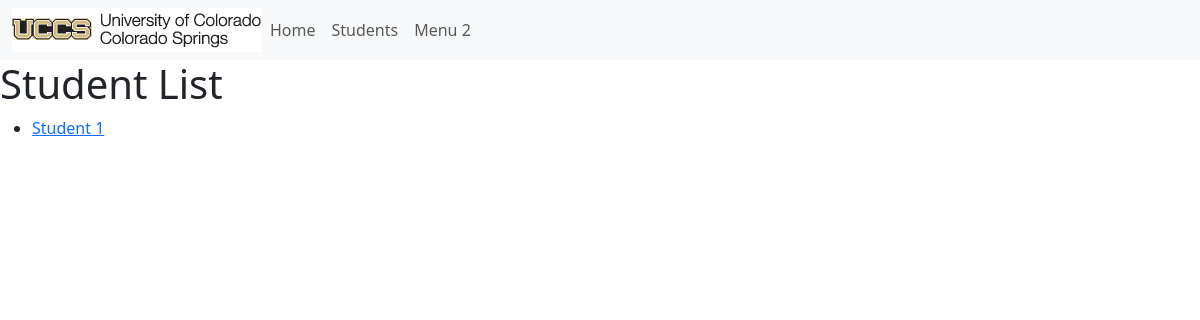
The app's page /students/, older data.
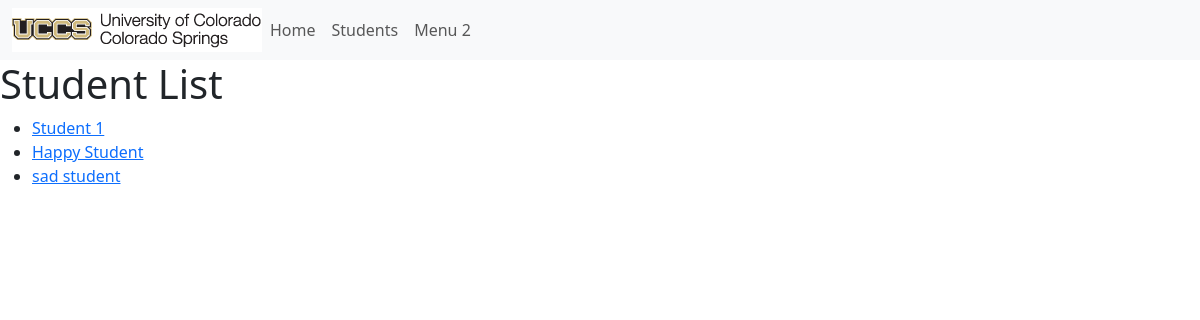
The same page, newer data.
### portfolio_app/models.py (models this page shows, shortened)
class Student(models.Model):
    MAJOR = (
    ('CSCI-BS', 'BS in Computer Science'),
    ('CPEN-BS', 'BS in Computer Engineering'),
    ('BIGD-BI', 'BI in Game Design and Development'),
    ('BICS-BI', 'BI in Computer Science'),
    ('BISC-BI', 'BI in Computer Security'),
    ('CSCI-BA', 'BA in Computer Science'),
    ('DASE-BS', 'BS in Data Analytics and Systems Engineering')
    )
    name = models.CharField(max_length=200)
    email = models.CharField("UCCS Email", max_length=200)
    major = models.CharField(max_length=200, choices=MAJOR, blank = False)
    portfolio = models.OneToOneField(Portfolio, on_delete=models.CASCADE, unique=True, default=None)
    def get_absolute_url(self):
        return reverse('student-detail', args=[str(self.id)])

### portfolio_app/views.py (the view)
# urls.py: path('students/', views.StudentListView.as_view(), name= 'students'),
class StudentListView(generic.ListView):
   model = Student

### portfolio_app/templates/portfolio_app/student_list.html
{% extends 'portfolio_app/base_template.html' %}
{% block content %}
<h1>Student List</h1>
{% if student_list %}
<ul>
    {% for student in student_list %}
    <li>
        <a href="{{ student.get_absolute_url }}">{{ student.name }}</a>
    </li>
    {% endfor %}
</ul>
{% else %}
<p>There are no students registered.</p>
{% endif %}
{% endblock %}

Row changes from the older to the newer data that the page shows:
added Student: name "Happy Student"
added Student: name "sad student"
